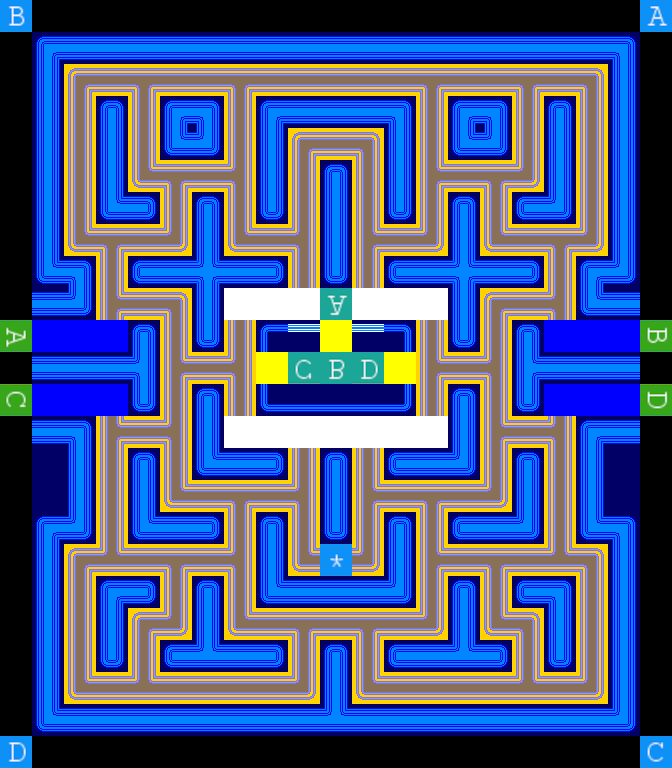

Rendered tile map (Tiled .tmx) drawn with the repository's tilesets; below, a short description and the map source with its tile grids summarised:
An orthogonal 21x24 tile map with 32x32 px tiles, 6 tile layers (Background, Maze, Directions, MazeZones, ...), 4 tilesets.

<map version="1.5" tiledversion="1.7.2" orientation="orthogonal" renderorder="right-down" width="21" height="24" tilewidth="32" tileheight="32" infinite="0" nextlayerid="7" nextobjectid="1">
 <tileset firstgid="1" name="corners" tilewidth="32" tileheight="32" tilecount="80" columns="10">
  <image source="maps/chompermazetilesfull_blue.png" width="320" height="256" />
 </tileset>
 <tileset firstgid="81" name="location" tilewidth="32" tileheight="32" tilecount="100" columns="10">
  <image source="maps/location.png" trans="000000" width="320" height="320" />
 </tileset>
 <tileset firstgid="181" name="mazedirs" tilewidth="32" tileheight="32" tilecount="15" columns="15">
  <image source="maps/mazedirs.png" trans="000000" width="480" height="32" />
 </tileset>
 <tileset firstgid="196" name="zones" tilewidth="32" tileheight="32" tilecount="8" columns="1">
  <image source="maps/mazezones.png" trans="000000" width="32" height="256" />
 </tileset>
 <layer id="1" name="Background" width="21" height="24">
  <data>[504 cells, 418 non-empty, 1 distinct tile ids]</data>
 </layer>
 <layer id="2" name="Maze" width="21" height="24">
  <data>[504 cells, 371 non-empty, 27 distinct tile ids]</data>
 </layer>
 <layer id="4" name="Directions" width="21" height="24">
  <data>[504 cells, 212 non-empty, 12 distinct tile ids]</data>
 </layer>
 <layer id="6" name="MazeZones" width="21" height="24">
  <data>[504 cells, 36 non-empty, 3 distinct tile ids]</data>
 </layer>
 <layer id="3" name="MazeLocations" width="21" height="24">
  <data>[504 cells, 6 non-empty, 4 distinct tile ids]</data>
 </layer>
 <layer id="5" name="ArtistsLocations" width="21" height="24">
  <data>[504 cells, 13 non-empty, 13 distinct tile ids]</data>
 </layer>
</map>
